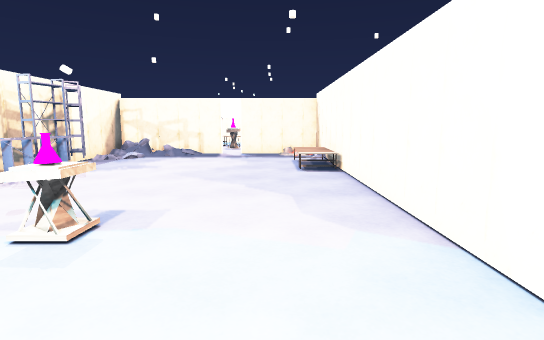
View 1 (above)

13 first-person views from a walk through a 3-D level made in the Unity game engine. The camera is 1.4 m above the floor, tilts 8° down and sees 80° across. Doors are open. The floor is counted in squares, 1 m on a side. Each view is taken from the middle of a square. On the plan, view 1 faces up. The plan holds only what a view shows up to about 15 squares ahead; the rest is blank. The place goes on beyond the plan. The player is left out. Some animated figures are not drawn. Some surface patterns are stand-ins.

View 2
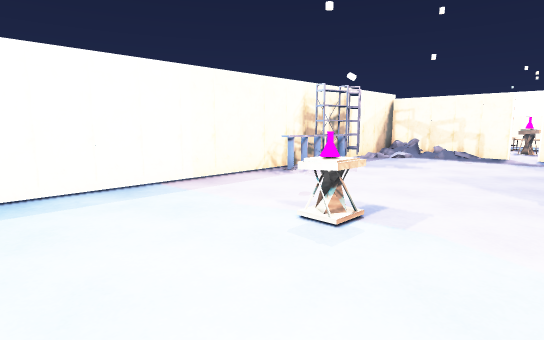

View 3
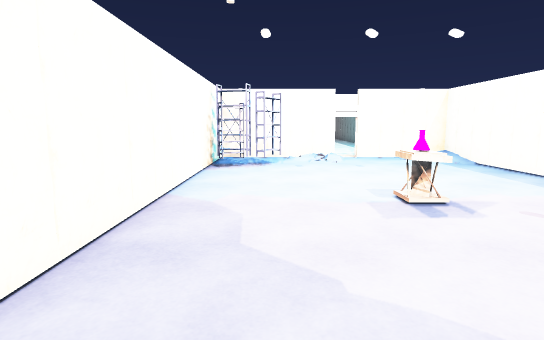

View 4
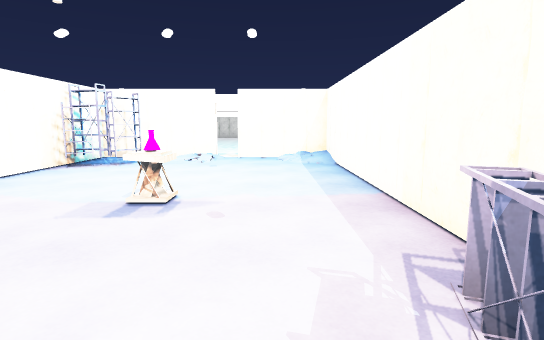

View 5
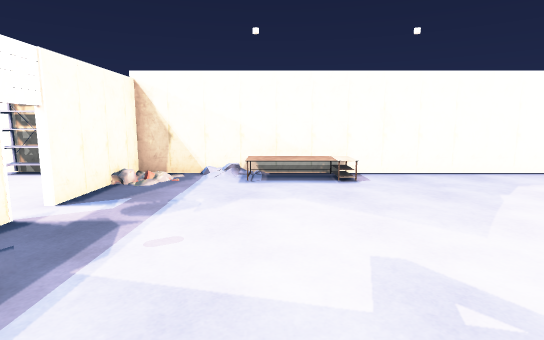

View 6
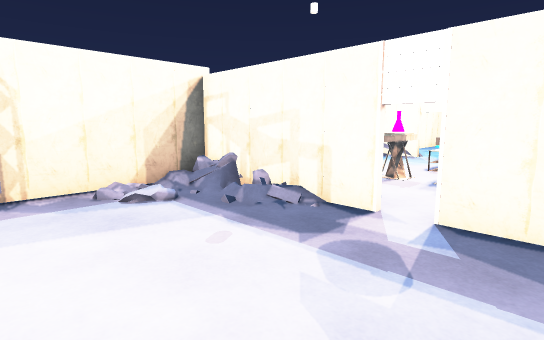

View 7
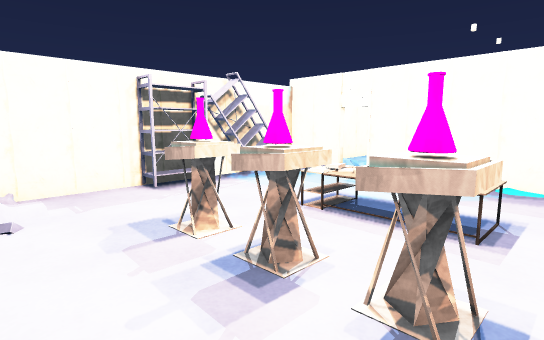

View 8
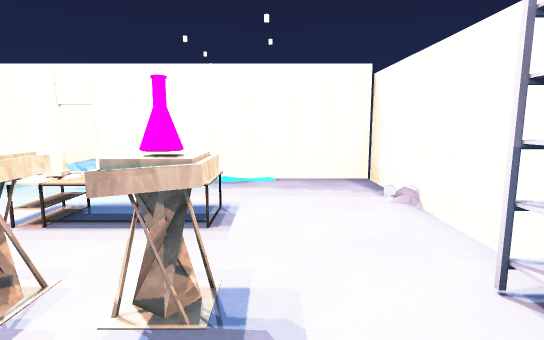

View 9
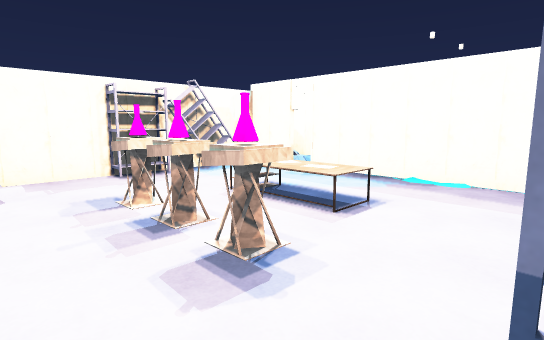

View 10
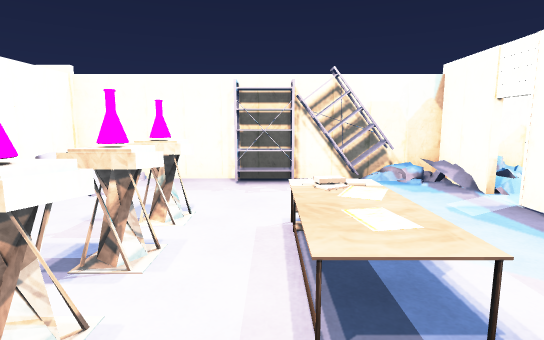

View 11
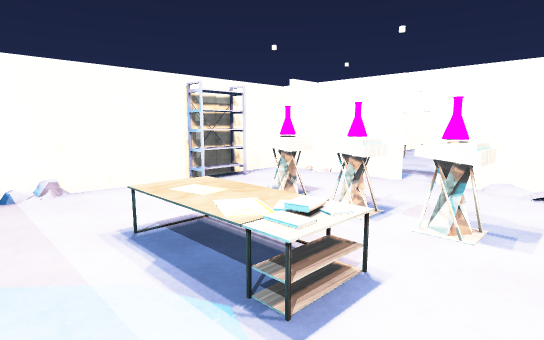

View 12
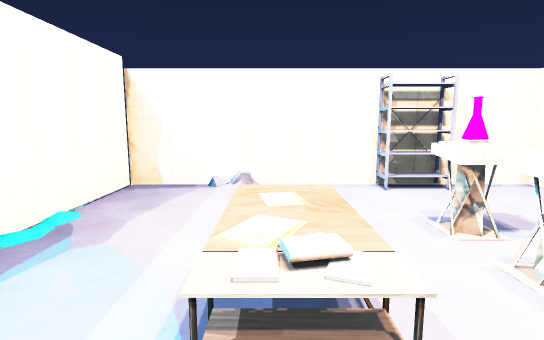

View 13
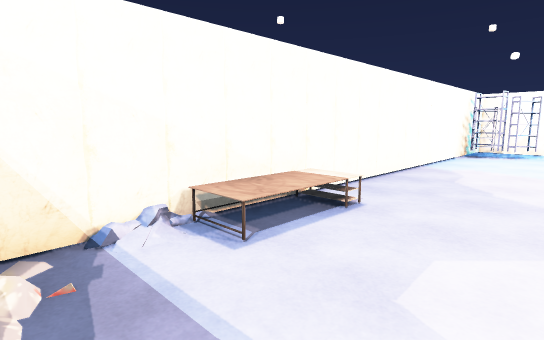

### Floor plan
Key: @ floor where view 1 was taken; # wall or solid block; . floor; / step, stairs or slope; D open door; S shelf; F flask; T table; B books; O other object.
Columns run from 8 left of view 1 to 3 right of it. Each row starts with its distance up from view 1.
 28 #/.
 27  #/
 26  O D  ###OO
 25 O##D###....#
 24 OS.........#
 23  S.........O
 22  S...BTT...#
 21  S...BTT...#
 20  S..O.OO...#
 19 #...F.FF..S#
 18 #./.......S#
 17 ## ........#
 16  #O#O#D##O##
 15  #  ..... #
 14  #/.......#
 13 ##/.......#
 12 #......../O
 11  S......./#
 10  SS....../#
  9  SS.......#
  8  S........#
  7 #.........#
  6 #.........#
  5 #.........#
  4 #....OF...#
  3 #.........#
  2 #.........#
  1 #.........#
  0 #.......@.#
 -1 #.......SS#
 -2 #/......S.#
 -3 #/ /.. /..#
 -4 #####D#####

Positions as (right, up) in squares from view 1, and headings:
1: (0, 0), facing up
2: (0, 0), facing up-left
3: (0, 10), facing down
4: (-5, 10), facing down
5: (-7, 12), facing right
6: (0, 11), facing up-left
7: (0, 17), facing up-left
8: (0, 17), facing up
9: (2, 17), facing up-left
10: (1, 21), facing left
11: (-5, 24), facing down-right
12: (-5, 22), facing right
13: (-2, 15), facing down-right
